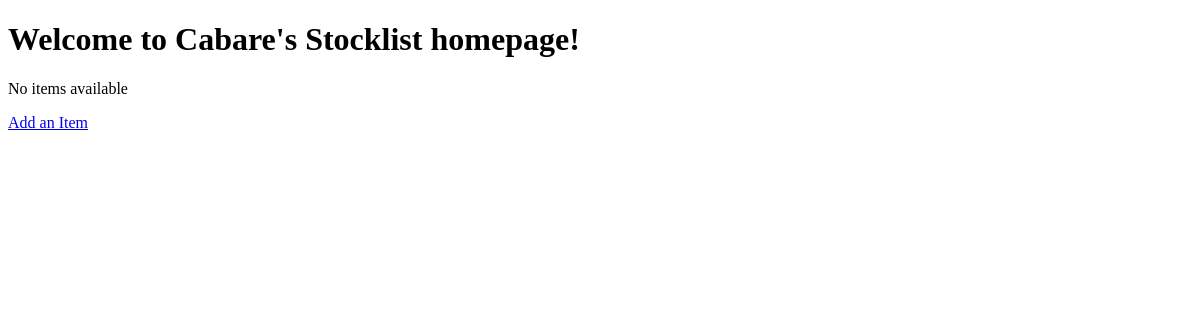
Before: / with the older database file.
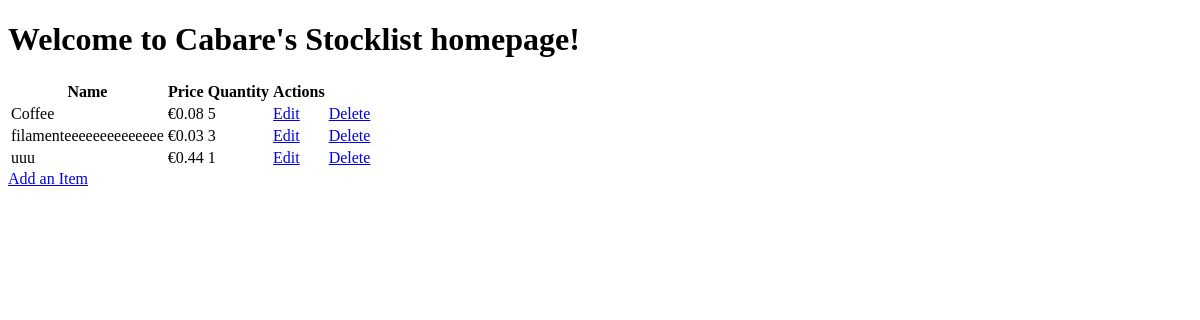
After: the same page with the newer database file.
### stocklist/models.py (models this page shows, shortened)
class Item(models.Model):
    name = models.CharField(max_length=200, null=False, blank=False, unique=True)
    description = models.TextField(null=True, blank=True)
    price = price = models.DecimalField(max_digits=10, decimal_places=2, null=False, blank=False, validators=[MinValueValidator(0.01)])
    quantity = models.PositiveIntegerField(default=0)
    reorder_level = models.PositiveIntegerField(default=0)  # Add reorder_level field to Item model
    status = models.BooleanField(default=True)  # Add status field (True for active, False for inactive)
    reorder_threshold = models.PositiveIntegerField(default=5, validators=[MinValueValidator(1)])

### stocklist/views.py (the view)
# urls.py: 2. Add a URL to urlpatterns:  path('', views.home, name='home')
def home(request):
    items = Item.objects.all()
    welcome_message = "Welcome to Cabare's Stocklist homepage!"
    context = {
        'welcome_message': welcome_message,
        'items': items,  # Provide the items queryset to be used in the template
    }
    return render(request, 'home.html', context)

### stocklist/templates/home.html (shortened to what this page needs)
<!DOCTYPE html>
<html>
  <head>
  </head>
  <body>
    <h1>{{ welcome_message }}</h1>
    {% if items %}
      <table>
        <thead>
          <tr>
            <th>Name</th>
            <th>Price</th>
            <th>Quantity</th>
            <th>Actions</th>
          </tr>
        </thead>
        <tbody>
          {% for item in items %}
            <tr>
              <td>{{ item.name }}</td>
              <td>&euro;{{ item.price }}</td>
              <td>{{ item.quantity }}</td>
              <td><a href="{% url 'edit_item' item.id %}">Edit</a></td>
              <td><a href="{% url 'delete_item' item.id %}">Delete</a></td>
            </tr>
          {% endfor %}
        </tbody>
      </table>
    {% else %}
      <p>No items available</p>
    {% endif %}
    <a href="{% url 'add_item' %}">Add an Item</a>
</body>
</html>

Changed rows visible on the page:
added Item: name "Coffee", price "0.08", quantity "5"
added Item: name "filamenteeeeeeeeeeeeee", price "0.03", quantity "3"
added Item: name "uuu", price "0.44", quantity "1"
Other visible differences:
text no longer shown: "No items available"
text now shown: "Name Price Quantity Actions"
